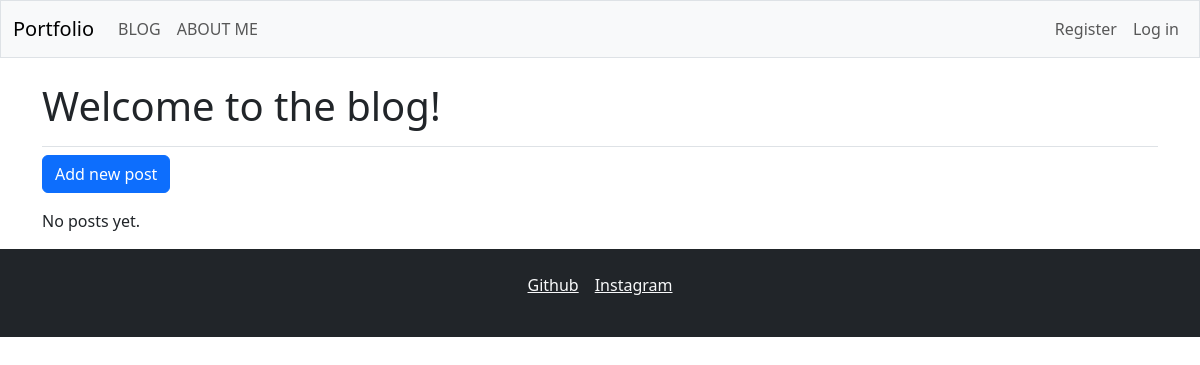
The page /blog/ on the database as committed earlier.
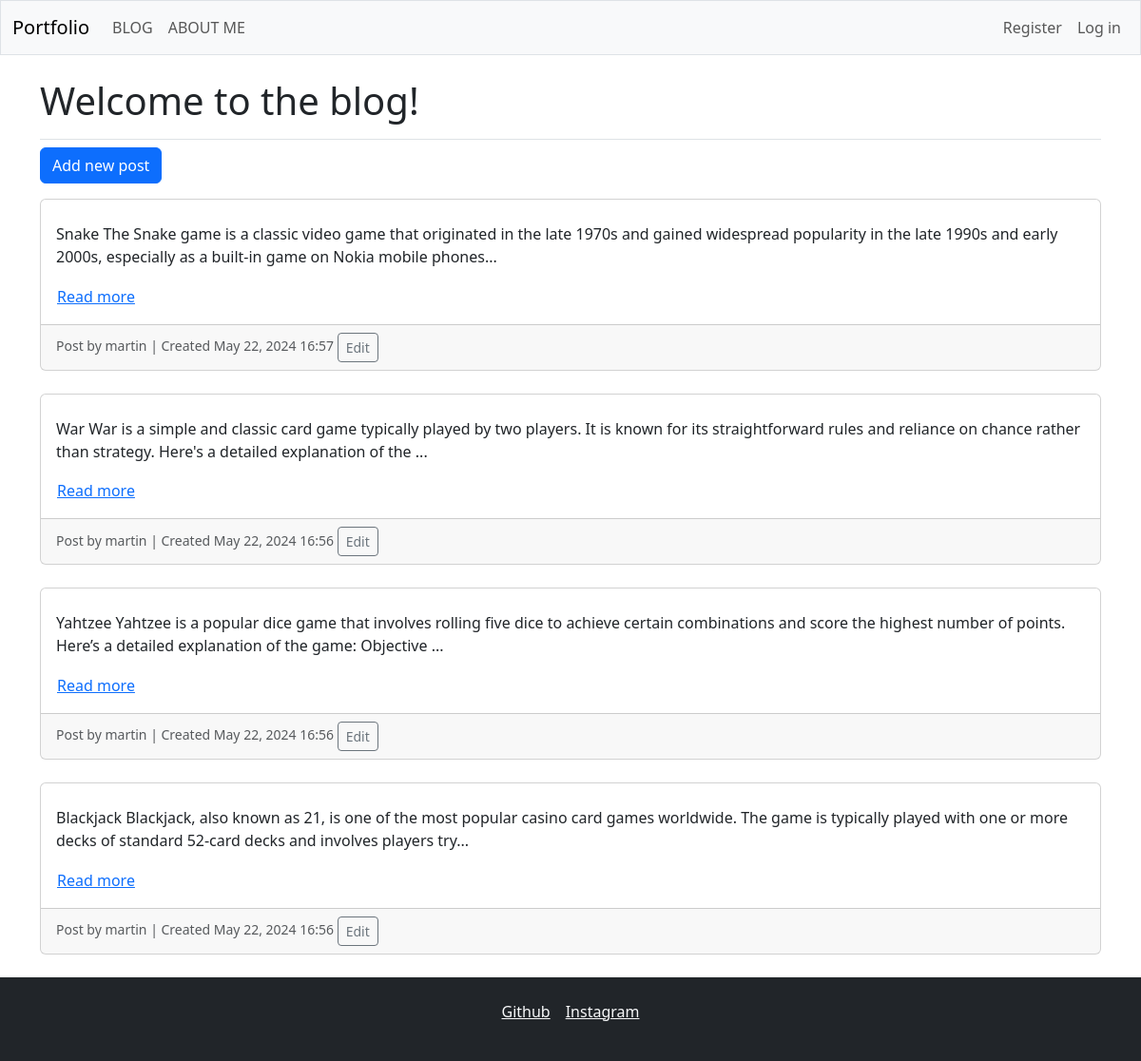
The same page on the database as committed later.
### myfinalweb/models.py (models this page shows, shortened)
class Entry(models.Model):
    text = models.TextField()
    date_added = models.DateTimeField(auto_now_add=True)
    owner = models.ForeignKey(User, on_delete=models.CASCADE)
    class Meta:
        verbose_name_plural = 'entries'

### myfinalweb/views.py (the view)
# urls.py: path('blog/', views.show_entries, name='show_entries'),
def show_entries(request):
    entries = Entry.objects.order_by('-date_added')
    context = {'entries': entries}
    return render(request, 'myfinalweb/blog.html', context)

### myfinalweb/templates/myfinalweb/blog.html (shortened to what this page needs)
{% extends 'myfinalweb/base.html' %}
{% block page_header %}
    <h1>Welcome to the blog!</h1>
{% endblock page_header %}
{% block content %}
    <p>
        <a href="{% url 'myfinalweb:new_entry' %}" class="btn btn-primary">Add new post</a>
    </p>
    <div class="row">
        {% for entry in entries %}
            <div class="col-12 mb-4">
                <div class="card">
                    <div class="card-body">
                        {% if entry.text|length > 200 %}
                            <p class="card-text">
                                {{ entry.text|slice:":200" }}...
                            </p>
                            <button class="btn btn-link p-0" data-bs-toggle="collapse" data-bs-target="#more-{{ forloop.counter }}">
                                Read more
                            </button>
                        {% else %}
                            <p class="card-text">{{ entry.text }}</p>
                        {% endif %}
                    </div>
                    <div class="card-footer">
                        <small class="text-muted">
                            Post by {{ entry.owner }} | Created {{ entry.date_added|date:'M d, Y H:i' }}
                            <a href="{% url 'myfinalweb:edit_entry' entry.id %}" class="btn btn-sm btn-outline-secondary">Edit</a>
                        </small>
                    </div>
                </div>
            </div>
        {% empty %}
            <p>No posts yet.</p>
        {% endfor %}
    </div>
{% endblock content %}

### myfinalweb/templates/myfinalweb/base.html (shortened to what this page needs)
<!doctype html>
<html lang="en">
<head>
    {% load django_bootstrap5 %}
    {% bootstrap_css %}
</head>
<body>
    <nav class="navbar navbar-expand-md navbar-light bg-light mb-4 border">
        <div class="container-fluid">
            <a class="navbar-brand" href="{% url 'myfinalweb:index' %}">
                Portfolio</a>
            <div class="collapse navbar-collapse" id="navbarCollapse">
                <ul class="navbar-nav me-auto mb-2 mb-md-0">
                    <li class="nav-item">
                        <a class="nav-link" href="{% url 'myfinalweb:show_entries' %}">
                            BLOG</a></li>
                    <li class="nav-item">
                        <a class="nav-link" href="{% url 'myfinalweb:about' %}">
                            ABOUT ME</a></li>
                </ul>
                <ul class="navbar-nav ms-auto mb-2 mb-md-0">
                    {% if user.is_authenticated %}
                        <li class="nav-item">
                            <span class="navbar-text me-2">Hello, {{ user.username }}.
                                </span></li>
                    {% else %}
                        <li class="nav-item">
                            <a class="nav-link" href="{% url 'accounts:register' %}">
                                Register</a></li>
                        <li class="nav-item">
                            <a class="nav-link" href="{% url 'accounts:login' %}">
                                Log in</a></li>
                    {% endif %}
                </ul>
            </div>
        </div>
    </nav>
    <main class="container">
        <div class="pb-2 mb-2 border-bottom">
            {% block page_header %}{% endblock page_header %}
        </div>
        <div>
            {% block content %}{% endblock content %}
        </div>
    </main>
    {% include 'myfinalweb/footer.html' %}
</body>
</html>

### myfinalweb/templates/myfinalweb/footer.html
<footer class="bg-dark text-light py-4">
    <div class="container">
        <div class="row">
            <div class="col">
                <nav>
                    <ul class="list-unstyled d-flex justify-content-center">
                        <li class="me-3"><a href="https://www.github.com/martincarapia" target="_blank" class="text-light">Github</a></li>
                        <li><a href="https://www.instagram.com/martincarapiaa" target="_blank" class="text-light">Instagram</a></li>
                    </ul>
                </nav>
            </div>
        </div>
    </div>
</footer>

Rows that differ between the two databases and show on the page:
added Entry: text "Snake The Snake game is a classic video game that originated in the late 1970s and gained widespread popularity in the late 1990s and early 2000s, especially as a built-in game on Nokia mobile phones", owner "martin", date_added "May 22, 2024 16:57"
added Entry: text "War War is a simple and classic card game typically played by two players. It is known for its straightforward rules and reliance on chance rather than strategy. Here's a detailed explanation of the", owner "martin", date_added "May 22, 2024 16:56"
added Entry: text "Yahtzee Yahtzee is a popular dice game that involves rolling five dice to achieve certain combinations and score the highest number of points. Here’s a detailed explanation of the game: Objective", owner "martin", date_added "May 22, 2024 16:56"
added Entry: text "Blackjack Blackjack, also known as 21, is one of the most popular casino card games worldwide. The game is typically played with one or more decks of standard 52-card decks and involves players try", owner "martin", date_added "May 22, 2024 16:56"
Other text that changed with them:
text no longer shown: "No posts yet."
